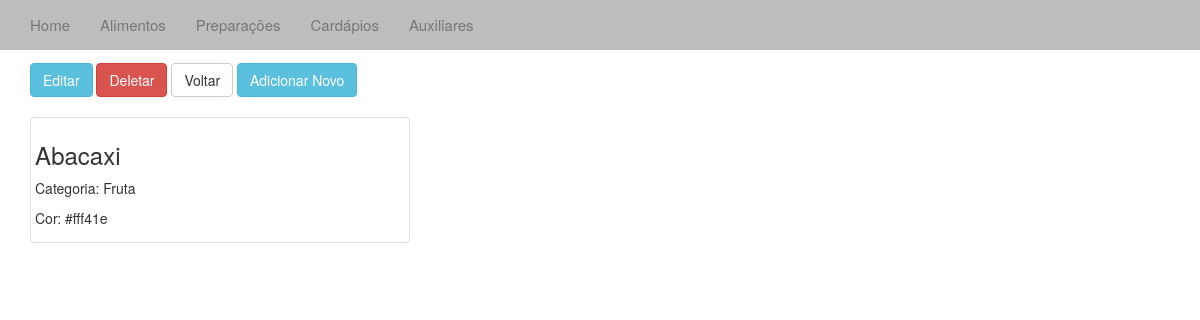
Page /veralimento/1/ on the committed database.
### cardapio/models.py (models this page shows, shortened)
class Alimentos(models.Model):
	desc = models.CharField(max_length=20)
	cat_alimento = models.ForeignKey(Aux)
	cor = models.CharField(max_length=10)

class Aux(models.Model):
	tipo = models.IntegerField(max_length=1)
	desc = models.CharField(max_length=4)
	def __unicode__(self):
		return self.desc

### cardapio/views.py (the view)
# urls.py: url(r'veralimento/(?P<id_alimentos>\d+)/$', 'cardapio.views.veralimento', name='veralimento'),
def veralimento(request, id_alimentos):
	al = get_object_or_404(Alimentos, pk=id_alimentos)
	context = {'al':al}
	return render(request,"veralimento.html", context)

### templates/veralimento.html (shortened to what this page needs)
{% extends "base.html" %}
{% block body%}
<div class="container-fluid">
	<div class="container">
			<h2>Alimento</h2>
			<a href="/editalimento/{{ al.id }}"><button type="button" class="btn btn-info">Editar</button></a>
			<a href="/deletealimento/{{ al.id }}"><button type="button" class="btn btn-danger">Deletar</button></a>
			<a href="/alimentos/"><button type="button" class="btn btn-default">Voltar</button></a>
			<a href="/addalimento/"><button type="button" class="btn btn-info">Adicionar Novo</button></a>
			<br /><br />
			<div class="thumbnail col-sm-4">
				<h3>{{ al.desc }}</h3>
				<p>Categoria: {{ al.cat_alimento }}</p>
				<p>Cor: {{ al.cor }}</p>
			</div>
</div>
{% endblock %}

### rows in the picture
Alimentos: desc "Abacaxi", cat_alimento "Fruta", cor "#fff41e"
